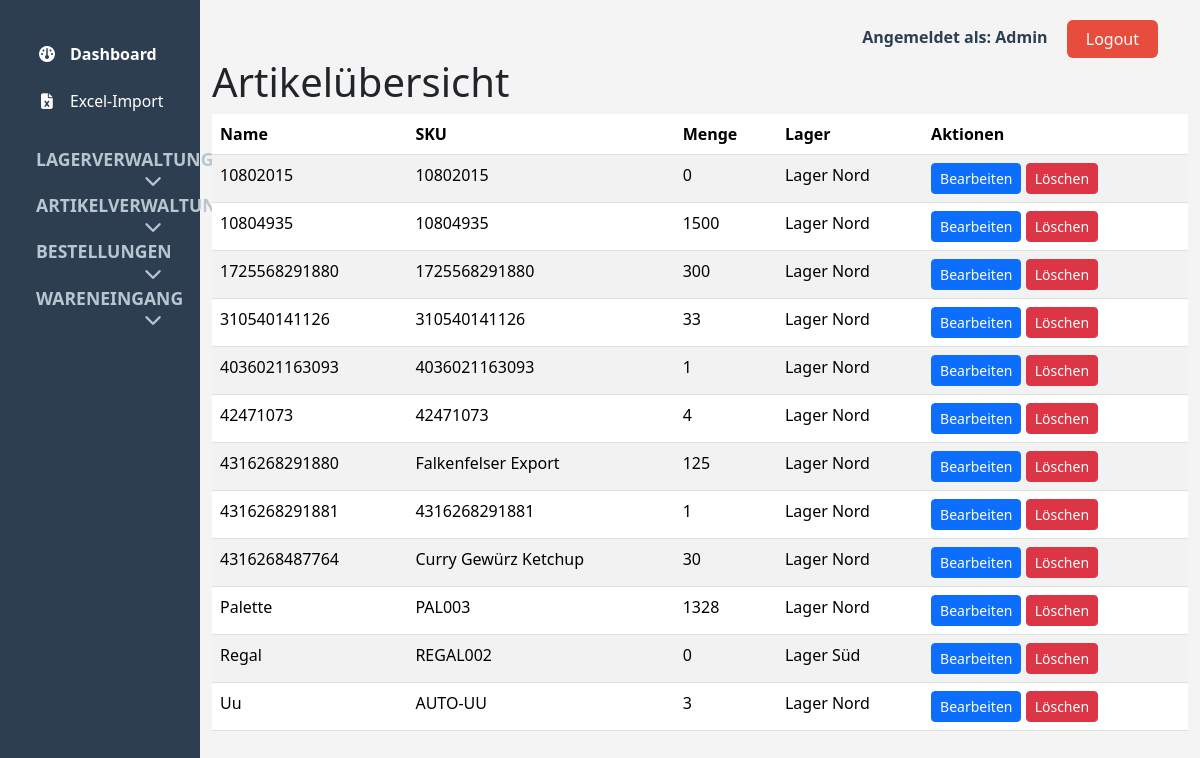
The page /artikel/ (signed in) on the database its author committed.
### viastore_app/models.py (models this page shows, shortened)
class Item(models.Model):
	name = models.CharField(max_length=100)
	sku = models.CharField(max_length=50, unique=True)
	quantity = models.PositiveIntegerField(default=0)
	warehouse = models.ForeignKey(Warehouse, on_delete=models.CASCADE, related_name='items')

class Warehouse(models.Model):
	name = models.CharField(max_length=100)
	location = models.CharField(max_length=200)

### viastore_app/views_item.py (the view)
# urls.py: path("artikel/", item_list, name="item_list"),
@login_required
def item_list(request):
    items = Item.objects.all().order_by('name')
    return render(request, "item_list.html", {"items": items, "title": "Artikelübersicht"})

### viastore_app/templates/item_list.html
{% extends "base.html" %}
{% block content %}
<h1>{{ title }}</h1>
<table class="table table-striped">
    <thead>
        <tr>
            <th>Name</th>
            <th>SKU</th>
            <th>Menge</th>
            <th>Lager</th>
            <th>Aktionen</th>
        </tr>
    </thead>
    <tbody>
        {% for item in items %}
        <tr>
            <td>{{ item.name }}</td>
            <td>{{ item.sku }}</td>
            <td>{{ item.quantity }}</td>
            <td>{{ item.warehouse.name }}</td>
            <td>
                <a href="{% url 'item_edit' item.pk %}" class="btn btn-sm btn-primary">Bearbeiten</a>
                <a href="{% url 'item_delete' item.pk %}" class="btn btn-sm btn-danger">Löschen</a>
            </td>
        </tr>
        {% endfor %}
    </tbody>
</table>
{% endblock %}

### viastore_app/templates/base.html (shortened to what this page needs)
<!DOCTYPE html>
<html lang="de">
<head>
    <link href="https://cdn.jsdelivr.net/npm/bootstrap@5.3.2/dist/css/bootstrap.min.css" rel="stylesheet">
    <link rel="stylesheet" href="https://cdnjs.cloudflare.com/ajax/libs/font-awesome/6.4.2/css/all.min.css">
</head>
<body>
<div class="container-fluid">
    <div class="row">
        {% block sidebar %}
            <nav class="col-2 sidebar">
                <div class="menu-group">
                    <a href="/" class="{% if request.path == '/' %}active{% endif %}"><i class="fa-solid fa-gauge"></i> Dashboard</a>
                    <div class="submenu" style="margin-left:0;">
                        <a href="/import-excel/" class="{% if request.path == '/import-excel/' %}active{% endif %}"><i class="fa-solid fa-file-excel"></i> Excel-Import</a>
                    </div>
                </div>
                <div class="menu-group">
                    <div class="menu-title" data-bs-toggle="collapse" data-bs-target="#collapseLager" style="cursor:pointer;">Lagerverwaltung <i class="fa fa-chevron-down float-end"></i></div>
                </div>
                <div class="menu-group">
                    <div class="menu-title" data-bs-toggle="collapse" data-bs-target="#collapseArtikel" style="cursor:pointer;">Artikelverwaltung <i class="fa fa-chevron-down float-end"></i></div>
                </div>
                <div class="menu-group">
                    <div class="menu-title" data-bs-toggle="collapse" data-bs-target="#collapseBestellungen" style="cursor:pointer;">Bestellungen <i class="fa fa-chevron-down float-end"></i></div>
                </div>
                <div class="menu-group">
                    <div class="menu-title" data-bs-toggle="collapse" data-bs-target="#collapseWareneingang" style="cursor:pointer;">Wareneingang <i class="fa fa-chevron-down float-end"></i></div>
                </div>
            </nav>
        {% endblock %}
        <main class="col-10">
            <div style="text-align:right; margin-top:20px; margin-right:30px;">
                {% if request.user.is_authenticated %}
                    <span style="margin-right:15px; color:#2c3e50; font-weight:bold;">Angemeldet als: {{ request.user.username }}</span>
                    <a href="/logout/" class="btn" style="background:#e74c3c; color:#fff; padding:6px 18px; font-size:1em;">Logout</a>
                {% else %}
                    <a href="/login/" class="btn" style="background:#2980b9; color:#fff; padding:6px 18px; font-size:1em;">Login</a>
                {% endif %}
            </div>
            {% block content %}{% endblock %}
        </main>
    </div>
</div>
</body>
</body>
</body>
</html>

### viastore_app/templates/base.html (style rules this page uses)
body { background: #f4f4f4; }
.sidebar { min-height: 100vh; background: #2c3e50; color: #fff; padding-top: 30px; }
.sidebar .menu-group { margin-bottom: 20px; }
.sidebar .menu-title { font-size: 1.1em; font-weight: bold; margin: 18px 24px 8px 24px; color: #b8c6d1; text-transform: uppercase; }
.sidebar a { color: #fff; display: flex; align-items: center; gap: 12px; padding: 12px 24px; text-decoration: none; font-weight: bold; border-radius: 4px; }
.sidebar i { min-width: 22px; text-align: center; }
.sidebar .submenu { margin-left: 20px; }
.sidebar .submenu a { font-weight: normal; font-size: 0.98em; }
main.col-10 { min-height: 100vh; }

### rows shown on the page
Item: name "10802015", sku "10802015", quantity "0", warehouse.name "Lager Nord"
Item: name "10804935", sku "10804935", quantity "1500", warehouse.name "Lager Nord"
Item: name "1725568291880", sku "1725568291880", quantity "300", warehouse.name "Lager Nord"
Item: name "310540141126", sku "310540141126", quantity "33", warehouse.name "Lager Nord"
Item: name "4036021163093", sku "4036021163093", quantity "1", warehouse.name "Lager Nord"
Item: name "42471073", sku "42471073", quantity "4", warehouse.name "Lager Nord"
Item: name "4316268291880", sku "Falkenfelser Export", quantity "125", warehouse.name "Lager Nord"
Item: name "4316268291881", sku "4316268291881", quantity "1", warehouse.name "Lager Nord"
Item: name "4316268487764", sku "Curry Gewürz Ketchup", quantity "30", warehouse.name "Lager Nord"
Item: name "Palette", sku "PAL003", quantity "1328", warehouse.name "Lager Nord"
Item: name "Regal", sku "REGAL002", quantity "0", warehouse.name "Lager Süd"
Item: name "Uu", sku "AUTO-UU", quantity "3", warehouse.name "Lager Nord"

### other values the page prints
{{ request.user.username }} "Admin"
{{ title }} "Artikelübersicht"
